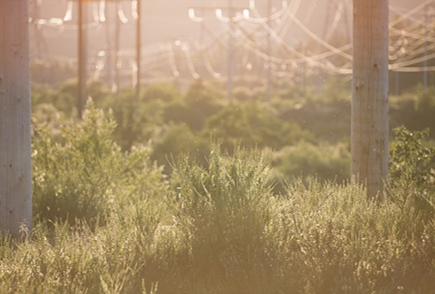
#> input picture Lab3_26.08 /Picture1.png, 435 x 294 px
$ python histE_test.py
#> lines starting #> are read from the running program, lines starting #| are printed output that depends on the picture
import numpy as np
import cv2
import matplotlib.pyplot as plt


def calculate_histogram(image):

    # Calculate the histogram-- count the intensity
    histogram, bins = np.histogram(image, bins=256, range=(0, 256))

    return histogram

def plot_histogram_rgb(hist_b, hist_g, hist_r):
    """
    Plots 3 subplots for pre-computed histograms of B, G, R channels.
    """
    hists = [hist_b, hist_g, hist_r]
    colors = ['b', 'g', 'r']
    titles = ['Blue Channel Histogram', 'Green Channel Histogram', 'Red Channel Histogram']

    plt.figure(figsize=(15, 5))

    for i in range(3):
        plt.subplot(1, 3, i+1) # row, column , iteration
        plt.bar(range(256), hists[i].ravel(), color=colors[i], width=1) # ravel for safety reason 2D to 1D ,but here no use , our is 1D
        plt.title(titles[i])
        plt.xlabel("Pixel Value")
        plt.ylabel("Frequency")
        plt.xlim([0, 256])#not necessary range fixed in x axis

    plt.tight_layout()
    # plt.show()
    plt.show(block=False)   # Show window but don’t block execution
    plt.pause(2)            # Keep it open for 2 seconds
    plt.close()
    # plt.savefig("hist_output.png")

if __name__ == "__main__":
    img_path = 'Picture1.png'
    img_bgr = cv2.imread(img_path)
#> img_bgr is the input picture: shape (294, 435, 3); mean B, G, R 105, 140.6, 165.1
    img_hsv = cv2.cvtColor(img_bgr,cv2.COLOR_BGR2HSV)
#> img_hsv: shape (294, 435, 3); mean H, S, V 17.3, 95.9, 165.1

    #open-cv always read iamge as b,g,r format
    b,g,r = cv2.split(img_bgr)
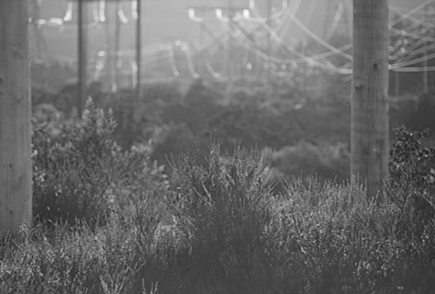
#> b: shape (294, 435); min 26, max 250, mean 105
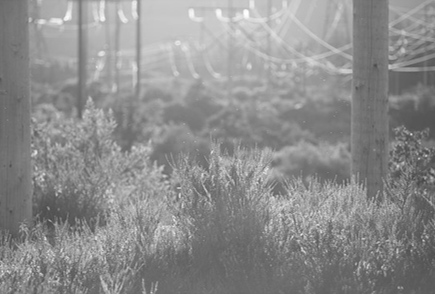
#> g: shape (294, 435); min 69, max 255, mean 140.6
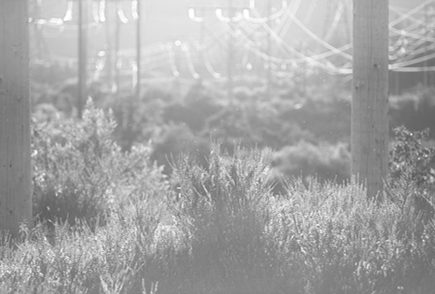
#> r: shape (294, 435); min 86, max 255, mean 165.1

    # [4 lines of commented-out code are left out]

    hist_b = calculate_histogram(b)
#> in calculate_histogram, `histogram, bins = np.histogram(image, bins=256, range=(0, 256))`: histogram = 256 values, max 2137 at index 94, min 0 at index 0, mean 499.6; bins = 257 values from 0 to 256
#> hist_b has the same summary as histogram in calculate_histogram
    hist_g = calculate_histogram(g)
#> hist_g = 256 values, max 2004 at index 109, min 0 at index 0, mean 499.6
    hist_r = calculate_histogram(r)
#> hist_r = 256 values, max 2153 at index 134, min 0 at index 0, mean 499.6

    plot_histogram_rgb(hist_b,hist_g,hist_r)

    b_eq = cv2.equalizeHist(b)
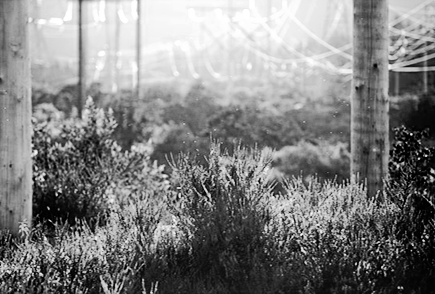
#> b_eq: shape (294, 435); min 0, max 255, mean 128.7
    g_eq = cv2.equalizeHist(g)
    r_eq = cv2.equalizeHist(r)
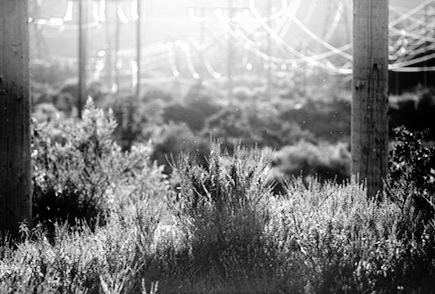
#> r_eq: shape (294, 435); min 0, max 255, mean 128.6

    hist_b_eq = calculate_histogram(b_eq)
#> hist_b_eq = 256 values, max 2137 at index 117, min 0 at index 7, mean 499.6
    hist_g_eq = calculate_histogram(g_eq)
#> hist_g_eq = 256 values, max 2004 at index 43, min 0 at index 6, mean 499.6
    hist_r_eq = calculate_histogram(r_eq)
#> hist_r_eq = 256 values, max 2153 at index 53, min 0 at index 14, mean 499.6

    plot_histogram_rgb(hist_b_eq,hist_g_eq,hist_r_eq)
#> in plot_histogram_rgb (call 2), `plt.show(block=False)`:
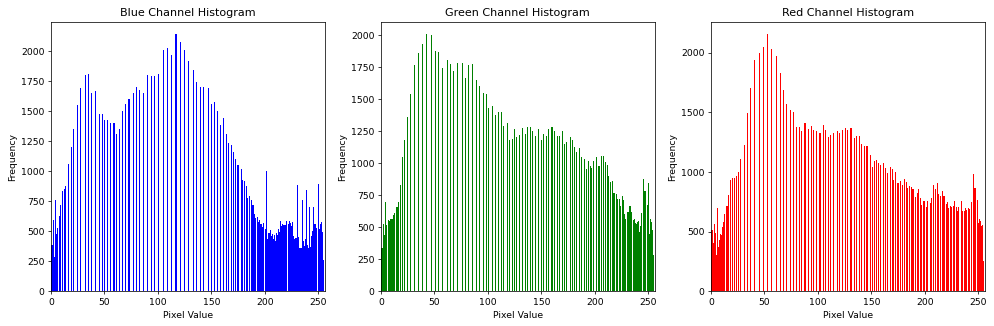
#> figure drawn by matplotlib, 3 panels; panel 1: tallest bar 2137 high, from x = 116.5 to 117.5; panel 2: tallest bar 2004 high, from x = 42.5 to 43.5; panel 3: tallest bar 2153 high, from x = 52.5 to 53.5

    img_bgr_eq =cv2.merge([b_eq,g_eq,r_eq])
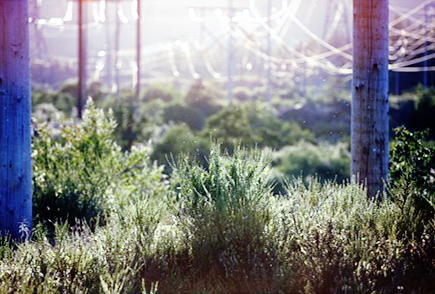
#> img_bgr_eq: shape (294, 435, 3); mean B, G, R 128.7, 128.7, 128.6

    cv2.imshow("input RGB image",img_bgr)
    cv2.imshow("Changed Image",img_bgr_eq)
    cv2.waitKey(0)
    cv2.destroyAllWindows()

$ run again, with Lab3_26.08 /pupils.jpg saved as Lab3_26.08 /Picture1.png
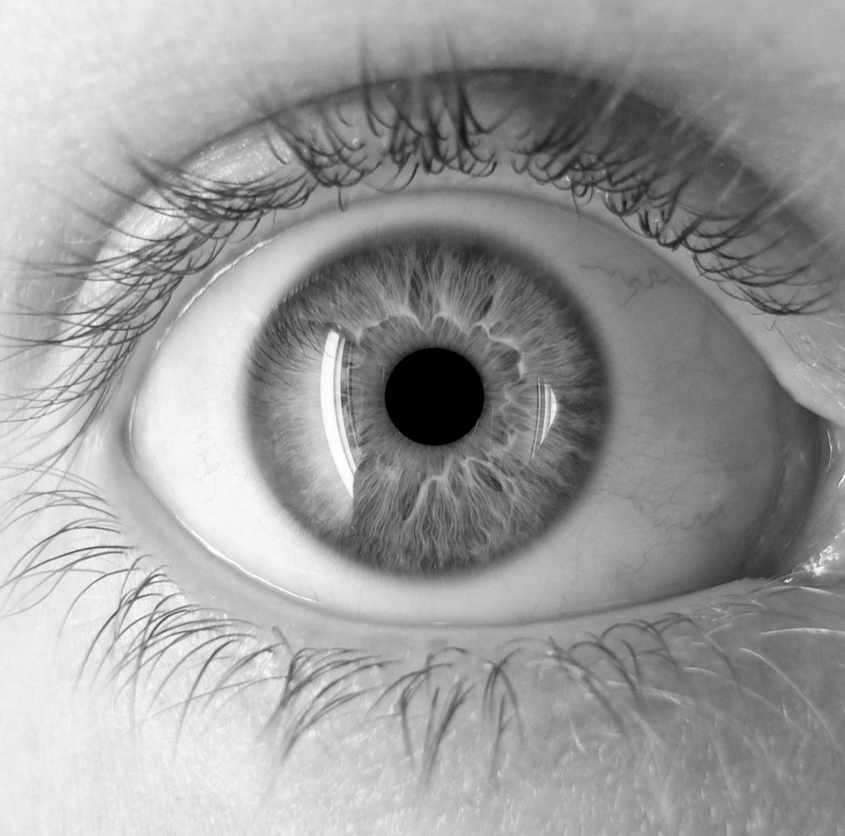
#> input picture Lab3_26.08 /pupils.jpg, 845 x 836 px, shrunk from 1129 x 1117 before the run
#> img_bgr is the input picture: shape (836, 845, 3); min 0, max 255, mean 155
#> img_hsv: shape (836, 845, 3); mean H, S, V 0, 0, 155
#> histogram = 256 values, max 6956 at index 233, min 6 at index 14, mean 2759.5; bins = 257 values from 0 to 256
#> hist_b has the same summary as histogram in calculate_histogram
#> hist_g has the same summary as histogram in calculate_histogram
#> hist_r has the same summary as histogram in calculate_histogram
#> `b_eq = cv2.equalizeHist(b)`:
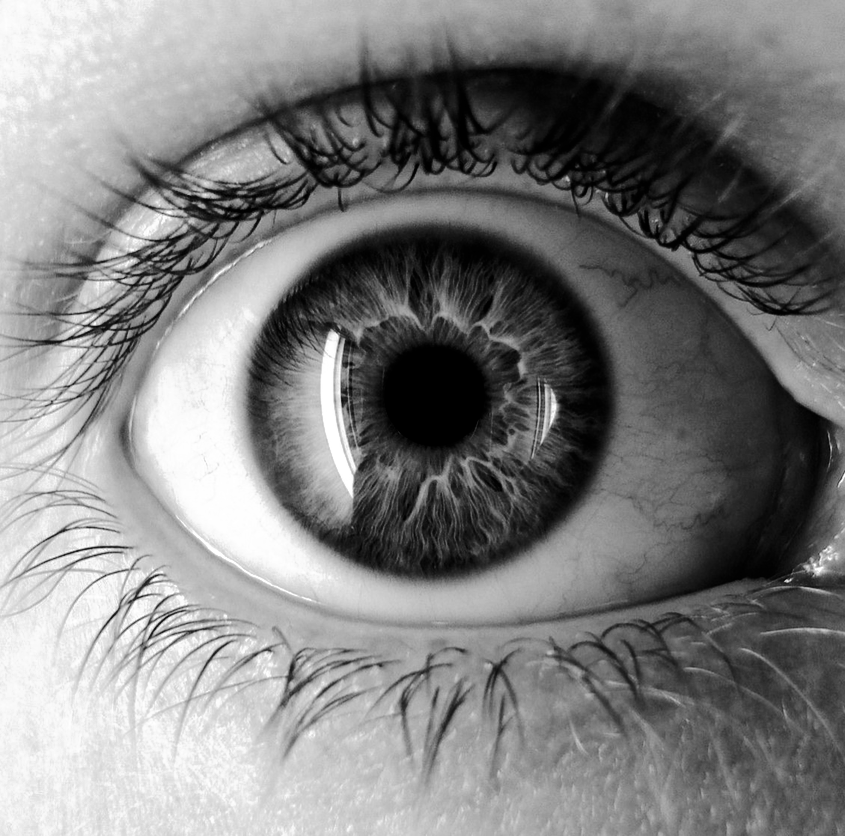
#> b_eq: shape (836, 845); min 0, max 255, mean 127
#> hist_b_eq = 256 values, max 8180 at index 0, min 0 at index 37, mean 2759.5
#> hist_g_eq has the same summary as hist_b_eq
#> hist_r_eq has the same summary as hist_b_eq
#> in plot_histogram_rgb (call 2), `plt.show(block=False)`:
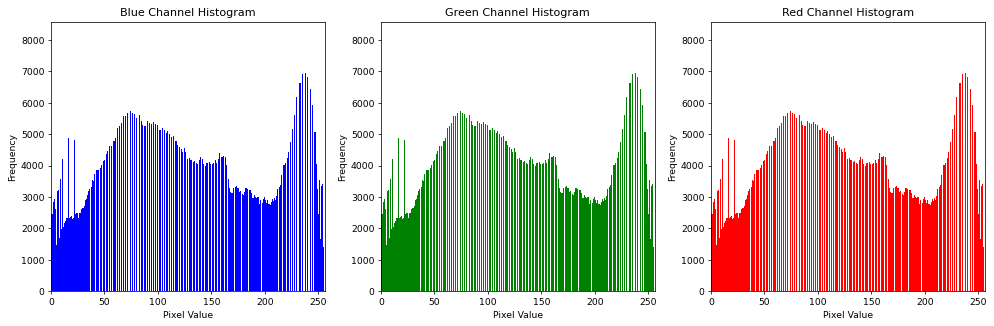
#> figure drawn by matplotlib, 3 panels; panel 1: tallest bar 8180 high, from x = -0.5 to 0.5; panel 2: tallest bar 8180 high, from x = -0.5 to 0.5; panel 3: tallest bar 8180 high, from x = -0.5 to 0.5
